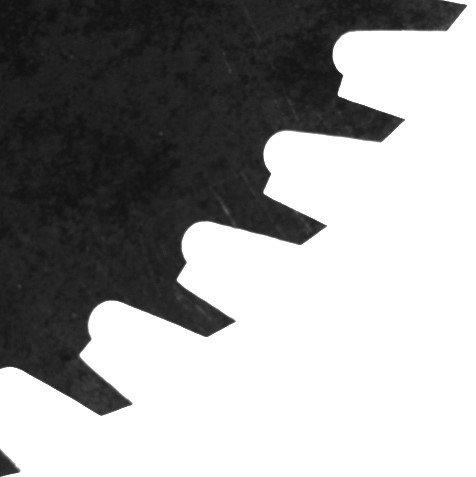
#> input picture data/sawblade.png, 476 x 477 px
$ jupyter execute --allow-errors 2_sawblade_measurement.ipynb
#> lines starting #> are read from the running program, lines starting #| are printed output that depends on the picture; after the words box and inside, x2 and y2 are one past the last pixel; in counts of white or black regions, pixels touching at a corner belong together
# Sawblade measurement

[cell 1]
# Imports
import cv2
import math
import numpy as np
import matplotlib.pyplot as plt
from k_means_constrained import KMeansConstrained

[cell 2]
# Load the image
image = cv2.imread('../../data/sawblade.png')
#> image is the input picture: shape (477, 476, 3); min 14, max 255, mean 155.7

# Convert it to grayscale
gray = cv2.cvtColor(image, cv2.COLOR_BGR2GRAY)

# Show image
plt.imshow(image)
plt.show()

[cell 3]
# Threshold
ret, treshold_output = cv2.threshold(gray, 230, 255, cv2.THRESH_BINARY)
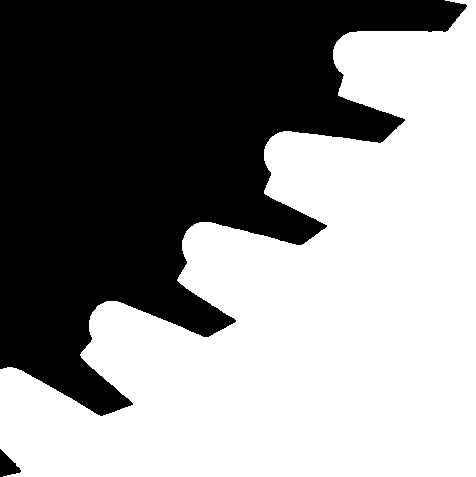
#> treshold_output: shape (477, 476); 54.9% white; 2 black regions, box (x1, y1, x2, y2) and area: (0, 0, 467, 416) 102046, (0, 449, 21, 477) 328

# Canny edge detection
canny = cv2.Canny(treshold_output, 50, 200, None, 3)
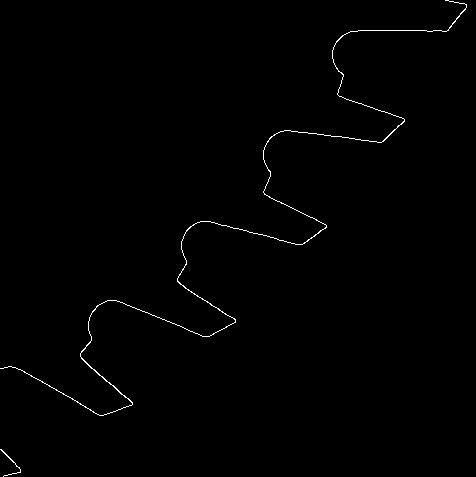
#> canny: shape (477, 476); 0.6% white in thin lines or dots

# Show
plt.imshow(canny, cmap='gray')
plt.show()

[cell 4]
# Probablistic Hough Transform
lines = cv2.HoughLinesP(canny, 1, np.pi / 18000, 50, None, 50, 3)
#> lines = [[358, 30, 426, 30], [20, 369, 93, 411], [284, 130, 381, 142], [206, 221, 276, 238], [82, 359, 132, 403], [114, 300, 205, 336], [344, 98, 404, 119], [264, 194, 325, 224], [180, 284, 235, 320]]

# Get points
points = []
for i in range(0, len(lines)):
    l = lines[i][0]
    cv2.line(image, (l[0], l[1]), (l[2], l[3]), (255, 0, 0), 2, cv2.LINE_AA)
    points.append([l[0],l[1]])
    points.append([l[2], l[3]])
#> this loop made 9 passes
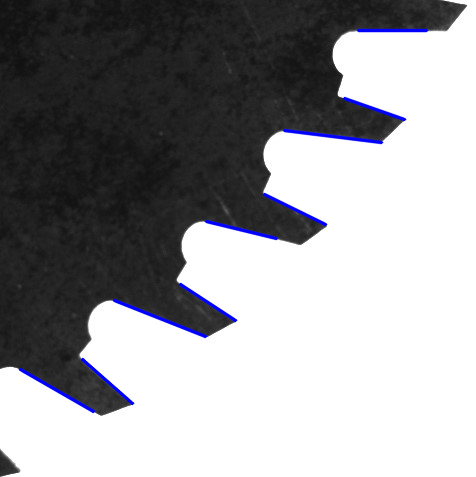
#> image: shape (477, 476, 3); 1.5% of pixels changed, all inside (x1, y1, x2, y2) = (18, 28, 429, 414)
#> after the loop, points = [[358, 30], [426, 30], [20, 369], [93, 411], [284, 130], [381, 142], [206, 221], [276, 238], [82, 359], [132, 403], [114, 300], [205, 336], [344, 98], [404, 119], [264, 194], [325, 224], [180, 284], [235, 320]]

# Plot
plt.imshow(image)
plt.show()

[cell 5]
# Cluster points by teeth
points = np.array(points)
#> points = 18 rows, first 8: [358, 30], [426, 30], [20, 369], [93, 411], [284, 130], [381, 142], [206, 221], [276, 238]
#> (the rest of this cell did not finish here and is left out)

[cell 6]
# Grouping lines togheter for every tooth
lines = []
#> (the rest of this cell did not finish here and is left out)

[cell 7]
# Calculate angle for every cluster
angles = []
for i in range(len(lines)):
    if len(lines[i]) > 2:
        rico_line1 = (lines[i][1][1] - lines[i][0][1]) / (lines[i][1][0] - lines[i][0][0])
        rico_line2 = (lines[i][3][1] - lines[i][2][1]) / (lines[i][3][0] - lines[i][2][0])
        angle_rad_1 = math.atan(rico_line1)
        angle_rad_2 = math.atan(rico_line2)
        angle_rad = angle_rad_2 - angle_rad_1
        angle_deg = angle_rad / math.pi * 180
        angles.append([round(angle_deg,1), kmeans.cluster_centers_.tolist()[i]])
#> after the loop, angles = []

# Visualise angles on the original image
font = cv2.FONT_HERSHEY_SIMPLEX
#> font = 0
for i in angles:
    angle = i[0]
    x = int(i[1][0])
    y = int(i[1][1])
    string = str(angle)
    cv2.putText(image, string, (x,y), font, 0.8, (0,255,0), 2, cv2.LINE_AA)
    cv2.putText(image, "0", (x+60,y-20), font, 0.3, (0,255,0), 1, cv2.LINE_AA)
#> this loop made 0 passes

# Show
plt.imshow(image)
plt.show()

$ run again, with data/3teeth_direction1.png copied over data/sawblade.png
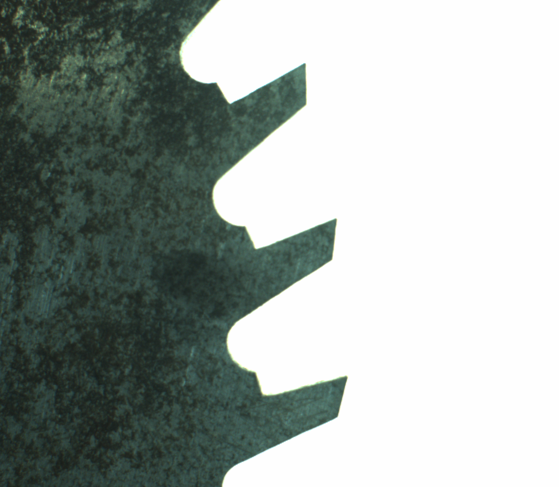
#> input picture data/3teeth_direction1.png, 559 x 487 px
#> image is the input picture: shape (487, 559, 3); mean B, G, R 164.6, 168.6, 160.8
#> `ret, treshold_output = cv2.threshold(gray, 230, 255, cv2.THRESH_BINARY)`:
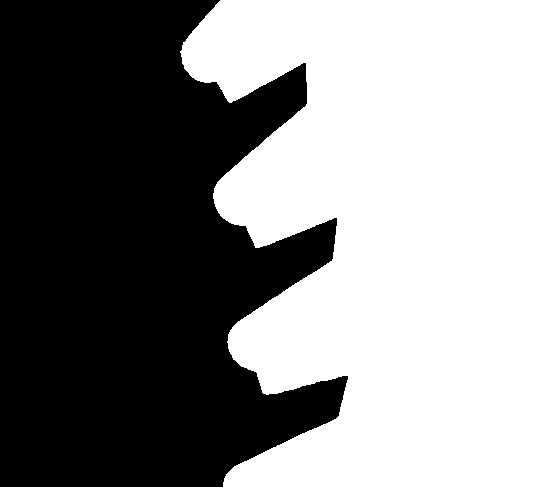
#> treshold_output: shape (487, 559); 54% white; 1 black region, box (x1, y1, x2, y2) and area: (0, 0, 348, 487) 125326
#> canny: shape (487, 559); 0.42% white in thin lines or dots, all inside (x1, y1, x2, y2) = (180, 0, 348, 487)
#> lines = [[236, 322, 331, 260], [217, 181, 306, 104], [232, 467, 324, 423], [232, 102, 303, 63], [263, 246, 334, 218], [269, 394, 323, 380]]
#> the loop `for i in range(0, len(lines)):` made 6 passes
#> after the loop `for i in range(0, len(lines)):`:
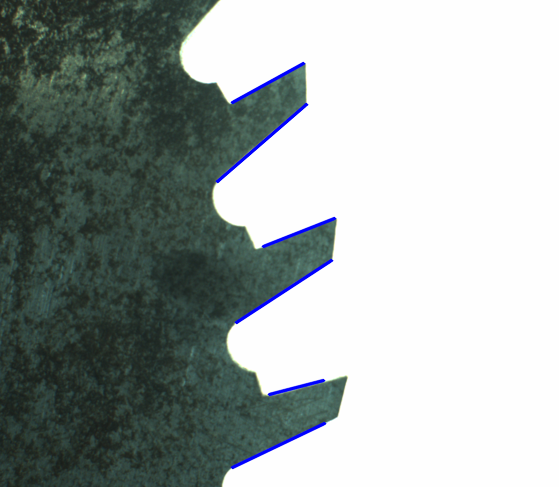
#> image: shape (487, 559, 3); 0.96% of pixels changed, all inside (x1, y1, x2, y2) = (215, 61, 337, 470)
#> after the loop `for i in range(0, len(lines)):`: points = [[236, 322], [331, 260], [217, 181], [306, 104], [232, 467], [324, 423], [232, 102], [303, 63], [263, 246], [334, 218], [269, 394], [323, 380]]
#> after the loop `for i in range(len(lines)):`: angles = []
#> font = 0
